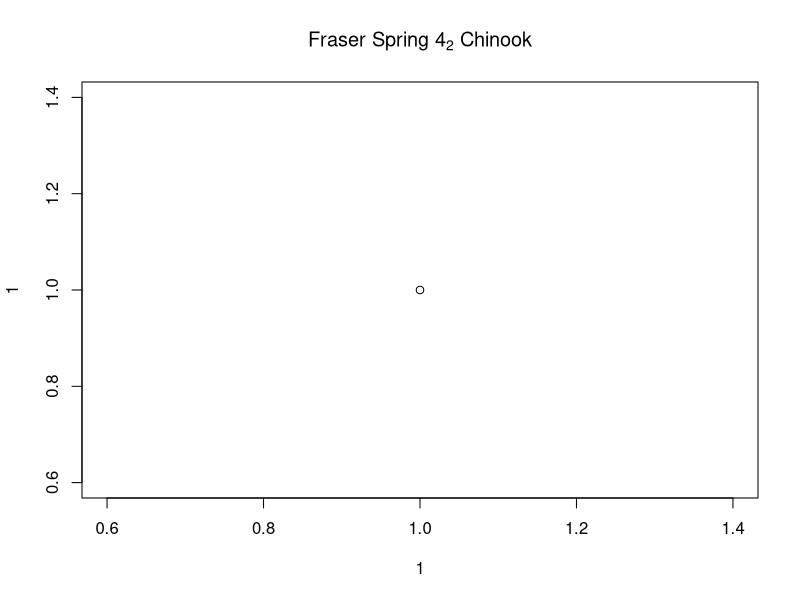
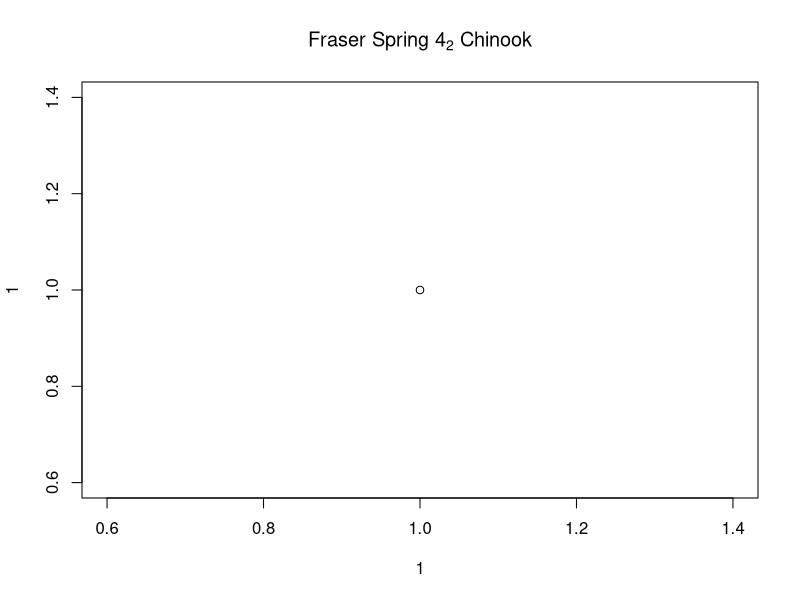
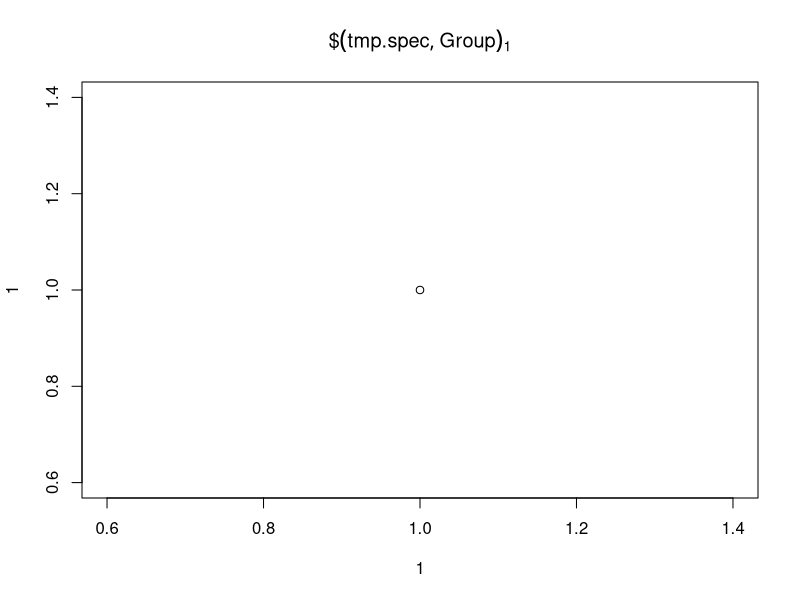
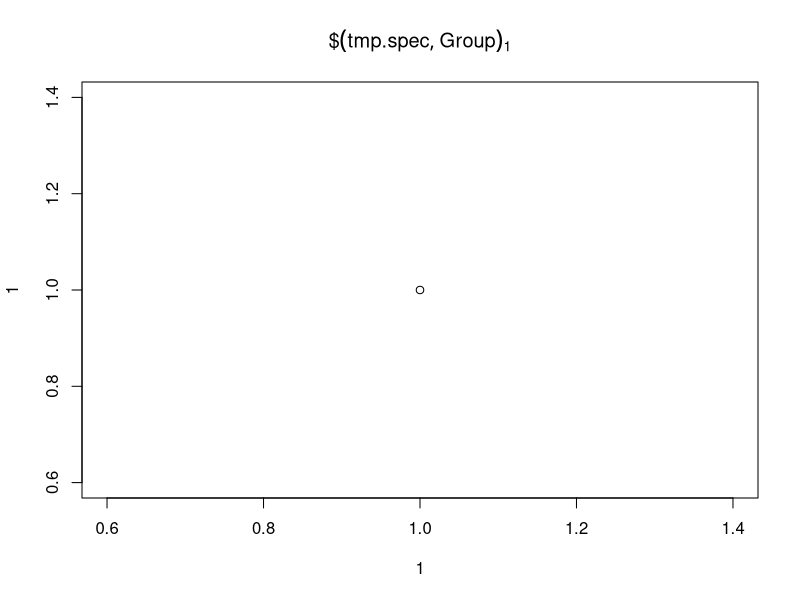
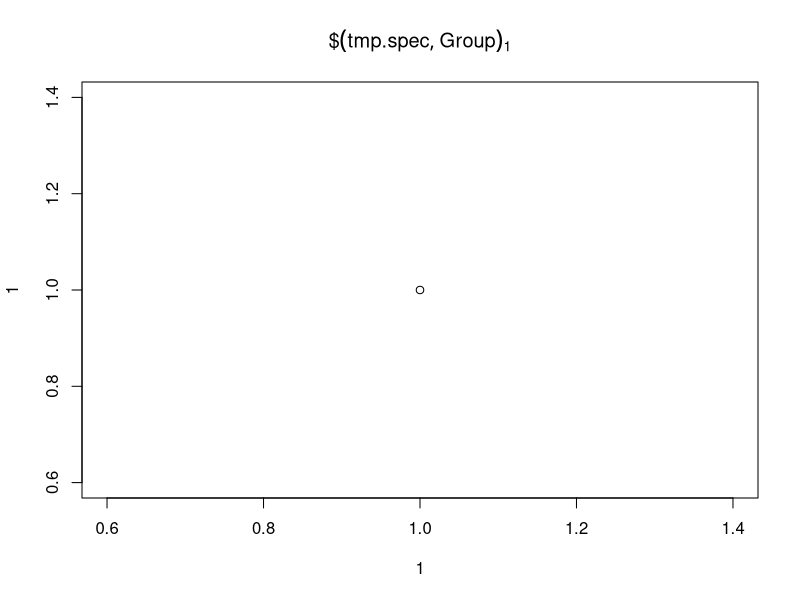
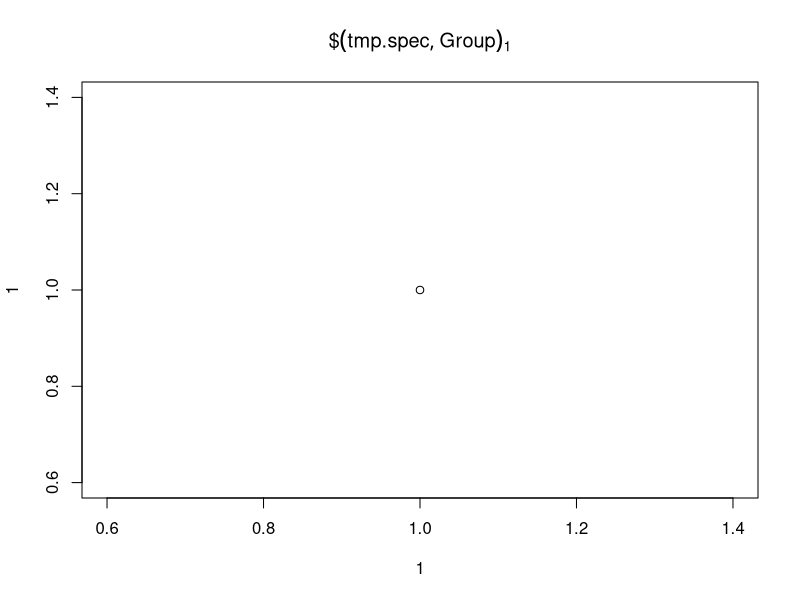
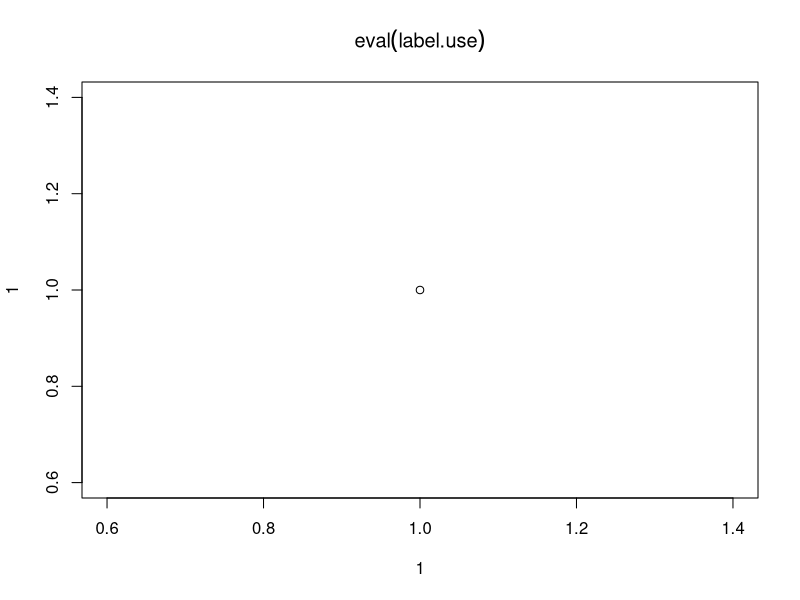
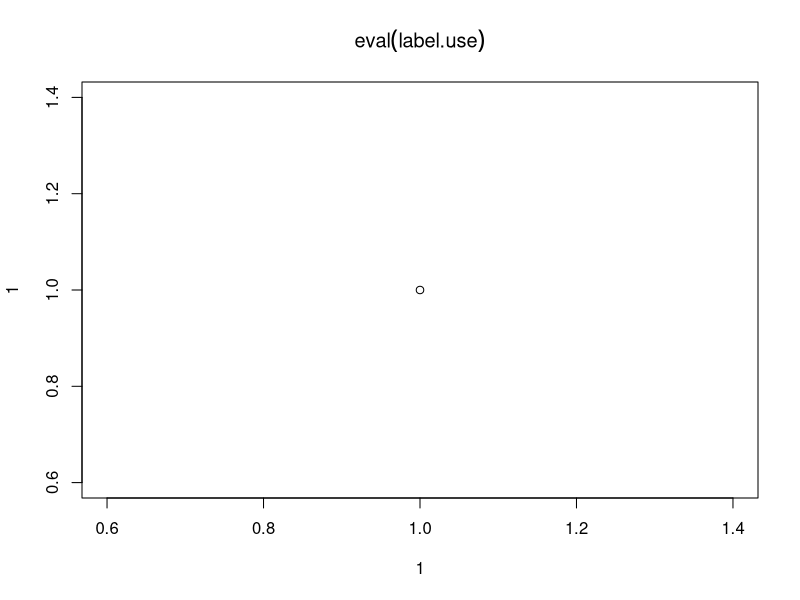

Write R code to recreate these figures, in order.
library(tidyverse)
library(plotrix)


# these work
plot(1,1, main=expression('Fraser Spring 4'["2"]*' Chinook')) 
plot(1,1, main=bquote('Fraser Spring 4'['2']*' Chinook') )

tmp.spec <- read_csv("DATA_LOOKUP_FILES/tmp_specs.csv")
tmp.spec$Group[1]

# not working
plot(1,1, main=expression(tmp.spec$Group[1])) 
plot(1,1, main=bquote(tmp.spec$Group[1]) )

plot(1,1, main=expression(paste(tmp.spec$Group[1])))
plot(1,1, main=bquote(paste(tmp.spec$Group[1]) ))

label.use <- tmp.spec$Group[1]
eval(label.use)
plot(1,1, main=expression(eval(label.use)))
plot(1,1, main=bquote(eval(label.use) ))





if(!dir.exists("OUTPUT/TimelinePlots")){dir.create("OUTPUT/TimelinePlots")}


cu.info <- read_csv("DATA_LOOKUP_FILES/MOD_MAIN_CU_LOOKUP_FOR_SOS.csv") %>%
  dplyr::mutate(CU_ID = gsub("_","-",CU_ID))

retro.summary.tbl <- read_csv("DATA_OUT/Retro_Synoptic_Details_SkeenaMODS.csv")  

plot.specs <- read_csv("DATA_LOOKUP_FILES/TimelinePlot_Specs.csv") 
plot.specs
#view(plot.specs)

alpha.use <- 1
green.use <- rgb(184/255,225/255,134/255,alpha=alpha.use)
red.use <- rgb(241/255,182/255,218/255,alpha=alpha.use)
amber.use <- rgb(255/255,255/255,191/255,alpha=alpha.use)



plot.list <- unique(plot.specs$Plot)
plot.list


for(plot.do in plot.list){

specs.do <- plot.specs %>% dplyr::filter(Plot == plot.do) %>%
              mutate(CU_ID = gsub("_","-",CU_ID)) %>%
              mutate(CU_Label = paste0(CU_Acro," (",CU_ID,")"))
specs.do
specs.do$CU_ID


grp.labels <- specs.do %>% select(GroupIndex,Group) %>% unique()
grp.labels

retro.yrs <- 1995:2025

unk.end <- 2022

#########################################



png(filename = paste0("OUTPUT/TimelinePlots/TimelinePlot_",plot.do,".png"),
    width = 480*4, height = 480*5, units = "px", pointsize = 14*3.1, bg = "white",  res = NA)
par(mai=c(0.3,6,3,1))

 print(paste(plot.do,"-----------------------------"))


plot(1:5,1:5, type="n",xlim = range(retro.yrs), ylim= c(-46,-2) ,xlab="",ylab="",
     axes=FALSE)
axis(3,at = pretty(retro.yrs))
mtext(specs.do$PlotTitle ,side=3,line=2,xpd=NA,font=2,col="darkblue",cex=1.3)
#abline(v=pretty(retro.yrs),col="darkgrey")

abline(h=-specs.do$CUIndex,col="darkgrey")

text(rep(par("usr")[1],length(specs.do$CUIndex)),
     -specs.do$CUIndex, specs.do$CU_Label,
     adj = c(1),xpd=NA,cex = 0.9)

# only add these labels if have more than one group
if(length(unique(specs.do$GroupIndex))>1){
text(rep(retro.yrs[1]-4,length(grp.labels$GroupIndex)),
     -grp.labels$GroupIndex, grp.labels$Group,
     adj = 0,xpd=NA,cex = 0.9,font=2,col="darkblue")
}


for(cu.plot in specs.do$CU_ID){
print(cu.plot)

#if(cu.plot == "SkeenaNass-13b"){stop()}
  
specs.sub <- specs.do %>% dplyr::filter(CU_ID == cu.plot) 
specs.sub

#retro.sub <- retro.summary.tbl %>% dplyr::filter(CU_ID == cu.plot, Year <= 2019) %>% select(Year,RapidStatus)
retro.sub <- retro.summary.tbl %>% dplyr::filter(CU_ID == cu.plot) %>% select(Year,RapidStatus,BinLabel)
retro.sub

red.df <- retro.sub %>% dplyr::filter(RapidStatus == "Red" & BinLabel != "Proxy")
red.df

if(dim(red.df)[1]>0){
  points(red.df$Year,-rep(specs.sub$CUIndex,dim(red.df)[1]),pch=22,col ="firebrick1",bg= red.use,cex=2.6)
  text(red.df$Year,-rep(specs.sub$CUIndex,dim(red.df)[1]),"R",font=2,col="darkblue",cex=0.8)
}

red.proxy.df <- retro.sub %>% dplyr::filter(RapidStatus == "Red" & BinLabel == "Proxy")
red.proxy.df

if(dim(red.proxy.df)[1]>0){
  points(red.proxy.df$Year,-rep(specs.sub$CUIndex,dim(red.proxy.df)[1]),pch=22,col ="firebrick1",bg= red.use,cex=2.6)
  text(red.proxy.df$Year,-rep(specs.sub$CUIndex,dim(red.proxy.df)[1]),"R*",font=2,col="darkblue",cex=0.8)
}



amber.df <- retro.sub %>% dplyr::filter(RapidStatus == "Amber" & BinLabel != "Proxy")
amber.df

if(dim(amber.df)[1]>0){
points(amber.df$Year,-rep(specs.sub$CUIndex,dim(amber.df)[1]),pch=22,col ="orange",bg= amber.use,cex=2.6)
text(amber.df$Year,-rep(specs.sub$CUIndex,dim(amber.df)[1]),"A",font=2,col="darkblue",cex=0.8)
}


amber.proxy.df <- retro.sub %>% dplyr::filter(RapidStatus == "Amber" & BinLabel == "Proxy")
amber.proxy.df

if(dim(amber.proxy.df)[1]>0){
  points(amber.proxy.df$Year,-rep(specs.sub$CUIndex,dim(amber.proxy.df)[1]),pch=22,col ="orange",bg= amber.use,cex=2.6)
  text(amber.proxy.df$Year,-rep(specs.sub$CUIndex,dim(amber.proxy.df)[1]),"A*",font=2,col="darkblue",cex=0.8)
}




green.df <- retro.sub %>% dplyr::filter(RapidStatus == "Green" & BinLabel != "Proxy")
green.df

if(dim(green.df)[1]>0){
  points(green.df$Year,-rep(specs.sub$CUIndex,dim(green.df)[1]),pch=22,col ="green",bg= green.use,cex=2.6)
  text(green.df$Year,-rep(specs.sub$CUIndex,dim(green.df)[1]),"G",font=2,col="darkblue",cex=0.8)
  }



green.proxy.df <- retro.sub %>% dplyr::filter(RapidStatus == "Green" & BinLabel == "Proxy")
green.proxy.df

if(dim(green.proxy.df)[1]>0){
  points(green.proxy.df$Year,-rep(specs.sub$CUIndex,dim(green.proxy.df)[1]),pch=22,col ="green",bg= green.use,cex=2.6)
  text(green.proxy.df$Year,-rep(specs.sub$CUIndex,dim(green.proxy.df)[1]),"G*",font=2,col="darkblue",cex=0.8)
}




unk.df <- retro.sub %>% dplyr::filter(RapidStatus == "None")
unk.df

if(dim(retro.sub)[1] == 0){
unk.df <- data.frame(Year = retro.yrs[1]:unk.end,RapidStatus = "None")  
}


if(dim(unk.df)[1]>0){
  points(unk.df$Year,-rep(specs.sub$CUIndex,dim(unk.df)[1]),pch=22,col ="darkgrey",bg= "grey95",cex=2.6)
  text(x = unk.df$Year,y = -rep(specs.sub$CUIndex,dim(unk.df)[1]),labels = "?",font=1,col="darkblue",cex=0.8)
}



ext.df <- retro.sub %>% dplyr::filter(RapidStatus == "Ext")
ext.df


if(dim(ext.df)[1]>0){
  #points(ext.df$Year,-rep(specs.sub$CUIndex,dim(ext.df)[1]),pch=22,col ="darkgrey",bg= "lightgrey",cex=2.6)
  text(x = ext.df$Year,y = -rep(specs.sub$CUIndex,dim(ext.df)[1]),labels = "X",font=2,col="black",cex=0.5)
}






} # end looping through CUs







dev.off()


} # end looping through plots















